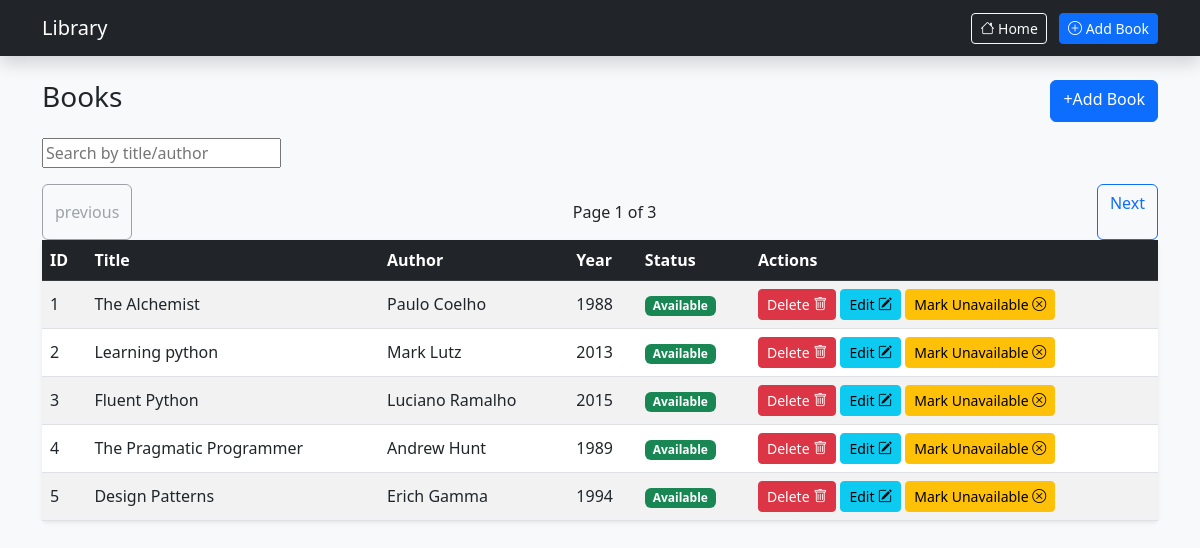
The page / on the database its author committed.
### tables this page shows
CREATE TABLE books (
        id INTEGER PRIMARY KEY AUTOINCREMENT,
        title TEXT NOT NULL,
        author TEXT NOT NULL,
        year INTEGER,
        available INTEGER DEFAULT 1
        );

### flask_library_app.py (the view)
@app.route("/")
def home():
    page = int(request.args.get("page",1))
    limit = 5
    keyword = request.args.get("q")
    if keyword:
        books = service.search_books(keyword)
        total = len(books)
    else:
        books = service.get_books_paginated(page, limit)
        total = service.get_total_books_count()
    total_pages = ( total + limit -1 )//limit
    return render_template("index.html", books=books, page=page, total_pages=total_pages)

### db.py (called while the page is built)
def get_connection():
    return sqlite3.connect(DB_NAME)

### services/library_service.py (called while the page is built)
    def get_books_paginated(self, page=1, limit=5, year=None, available=None):
        conn = get_connection()
        cursor = conn.cursor()
        query = "SELECT * FROM books WHERE 1=1"
        params = []
        if year:
            query += " AND year=?"
            params.append(year)
        if available is not None:
            query += " AND available=?"
            params.append(available)
        offset = (page-1)*limit
        query += " LIMIT ? OFFSET ?"
        params.extend([limit,offset])
        cursor.execute(query, params)
        rows = cursor.fetchall()
        conn.close()
        return [Book(row[1],row[2],row[3],row[4],row[0]) for row in rows]

    def get_total_books_count(self, year=None, available=None):
        conn = get_connection()
        cursor = conn.cursor()
        query = "SELECT COUNT(*) FROM books WHERE 1=1"
        params = []
        if year:
            query += " AND year=?"
            params.append(year)
        if available is not None:
            query += " AND available=?"
            params.append(available)
        cursor.execute(query,params)
        count = cursor.fetchone()[0]
        conn.close()
        return count

### templates/index.html
{% extends "base.html" %}
{% block content %}
	<div class="d-flex justify-content-between mb-3">
		<h3>Books</h3>
		<a href="/add" class="btn btn-primary">+Add Book</a>
	</div>
	<form method="GET" action="/" class="mb-3">
		<input type="text" name="q" placeholder="Search by title/author" class="form control">
	</form>
	<div class="d-flex justify-content-between mt-3">
		{% if page > 1 %}
			<a href="/?page={{ page-1 }}" class="btn btn-outline-primary">Previous</a>
		{% else %}
			<button class="btn btn-outline-secondary" disabled>previous</button>
		{% endif %}
		<p class="text-center mt-3">
		Page {{ page }} of {{ total_pages }}
	</p>
		{% if page < total_pages %}
			<a href="/?page={{ page+1 }}" class="btn btn-outline-primary">Next</a>
		{% else %}
			<button class="btn btn-outline-secondary" disabled">Next</button>
		{% endif %}
	</div>
	<table class="table table-hover table-striped align-middle shadow-sm bg-white rounded">
		<thead class="table-dark">
			<tr>
				<th>ID</th>
				<th>Title</th>
				<th>Author</th>
				<th>Year</th>
				<th>Status</th>
				<th>Actions</th>
			</tr>
		</thead>
		<tbody>
			{% for b in books %}
				<tr>
				<td>{{ b.id }}</td>
				<td>{{ b.title }}</td>
				<td>{{ b.author }}</td>
				<td>{{ b.year }}</td>
				<td>
					{% if b.available == 1 %}
						<span class="badge bg-success">Available</span>
					{% else %}
						<span class="badge bg-danger">Not Available</span>
					{% endif %}
				</td>
				<td>
					<a href="/delete/{{ b.id }}" class="btn btn-sm btn-danger">Delete
						<i class="bi bi-trash"></i>
					</a>
					<a href="/edit/{{ b.id }}" class="btn btn-sm btn-info">Edit
						<i class="bi bi-pencil-square"></i>
					</a>
					{% if  b.available == 1 %}
						<a href="/toggle/{{ b.id }}/0" class="btn btn-sm btn-warning">Mark Unavailable
							<i class="bi bi-x-circle"></i>
						</a>
					{% else %}
						<a href="/toggle/{{ b.id }}/1" class="btn btn-sm btn-success">Mark Available
							<i class="bi bi-check-circle"></i>
						</a>
					{% endif %}
				</td>
				</tr>
			{% endfor %}
		</tbody>
	</table>
{% endblock %}

### templates/base.html (shortened to what this page needs)
<!DOCTYPE html>
<html>
<head>
<link href="https://cdn.jsdelivr.net/npm/bootstrap@5.3.0/dist/css/bootstrap.min.css" rel="stylesheet">
<link href="https://cdn.jsdelivr.net/npm/bootstrap-icons/font/bootstrap-icons.css" rel="stylesheet">
</head>
<body class="bg-light">
	<nav class="navbar navbar-expand-lg navbar-dark bg-dark shadow">
	<div class="container">
		<a class="navbar-brand" href="/">Library</a>
		<div>
			<a href="/" class="btn btn-outline-light btn-sm me-2">
				<i class="bi bi-house"></i> Home
			</a>
			<a href="/add" class="btn btn-primary btn-sm">
				<i class="bi bi-plus-circle"></i> Add Book
			</a>
		</div>
	</div>
	</nav>
<div class="container mt-4">
	{% block content %}{% endblock %}
</div>
</body>
</html>

### templates/base.html (style rules this page uses)
body { font-family: 'Segoe UI', sans-serif; }
.btn { border-radius: 8px; }

### rows shown on the page
books: id "1", title "The Alchemist", author "Paulo Coelho", year "1988", available "Available"
books: id "2", title "Learning python", author "Mark Lutz", year "2013", available "Available"
books: id "3", title "Fluent Python", author "Luciano Ramalho", year "2015", available "Available"
books: id "4", title "The Pragmatic Programmer", author "Andrew Hunt", year "1989", available "Available"
books: id "5", title "Design Patterns", author "Erich Gamma", year "1994", available "Available"

### other values the page prints
{{ page }} "1"
{{ total_pages }} "3"
